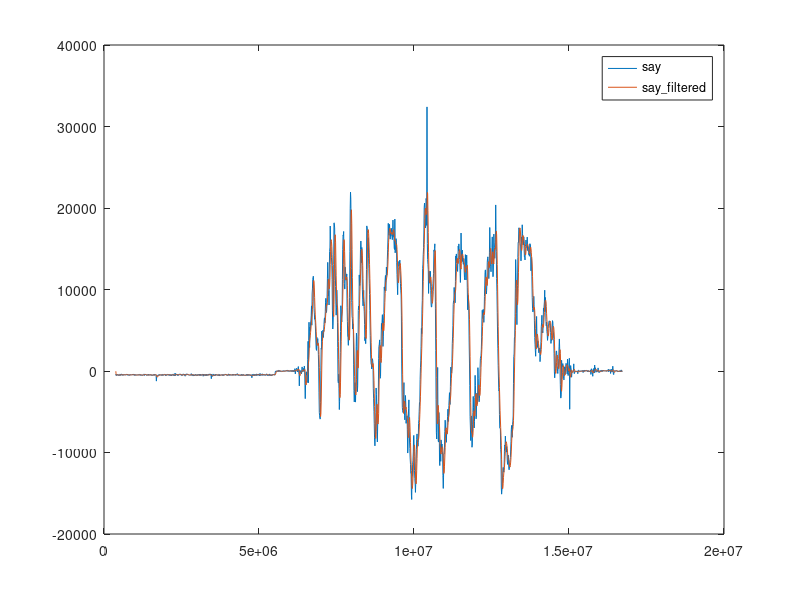
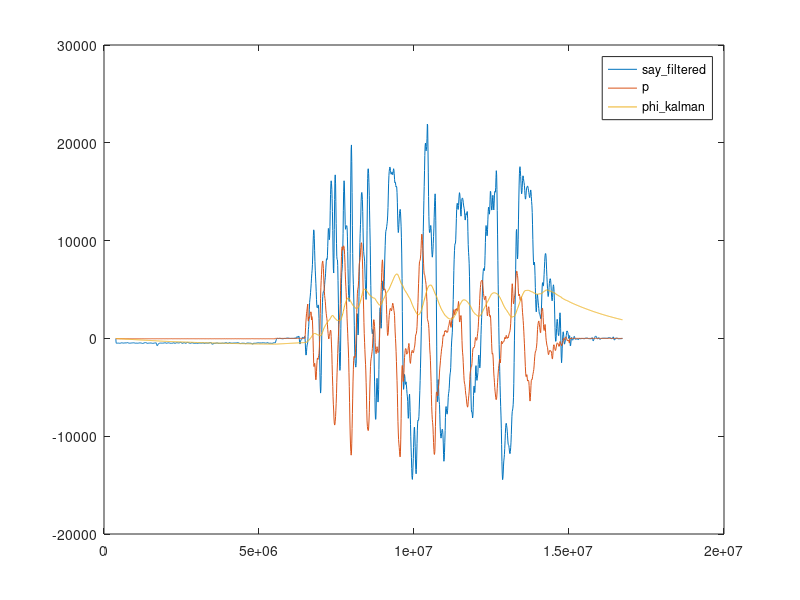
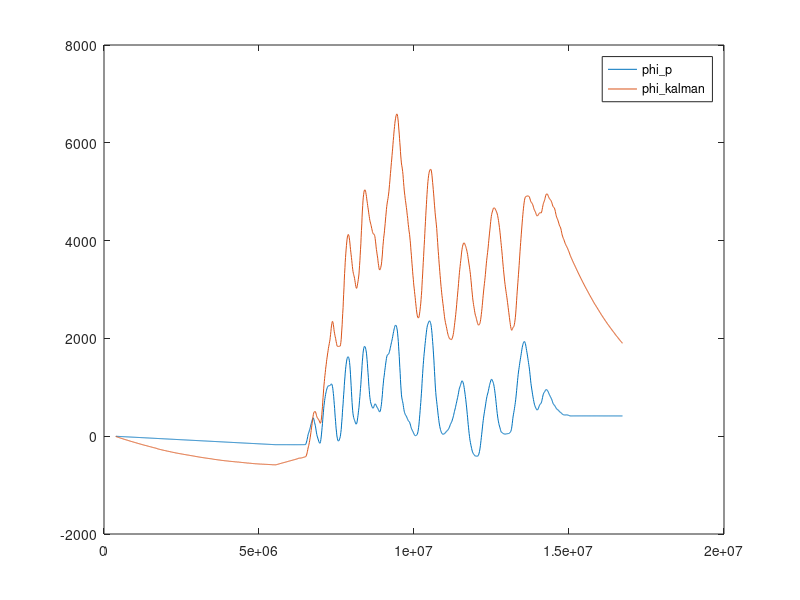

The MATLAB script that drew these images, in order:
%--------------------------------------------------------------------------
% running Butterworth -- 
%--------------------------------------------------------------------------
    clear all;
    close all;
% load data
	load file_kalman.txt;
	t = file_kalman(:,2);
	sax = file_kalman(:,3);
	say = file_kalman(:,4);
	saz = file_kalman(:,5);
    p = file_kalman(:,6);
	q = file_kalman(:,7);
	r = file_kalman(:,8);
    say_filtered = file_kalman(:,9);
    phi_kalman = file_kalman(:,10);
    fs = length(t)*1000000/(t(length(t))-t(1));
	n = length(t);

    % say_filtered is filtered in the micro
    figure(1);
    plot(t,say,t,say_filtered);
    legend('say','say\_filtered');
    
    figure(2);
    plot(t,say_filtered,t,p,t,phi_kalman);
    legend('say\_filtered','p','phi\_kalman');
    
    % compare phi from kalman with phi from p
    phi_p(1:n) = 0;
    phi_p(1) = 0;
    for i=(2:n) 
        phi_p(i) = phi_p(i-1) + p(i-1) * 0.01; 
    end;
    figure(3);
    plot(t,phi_p,t,phi_kalman);
    legend('phi\_p','phi\_kalman');
